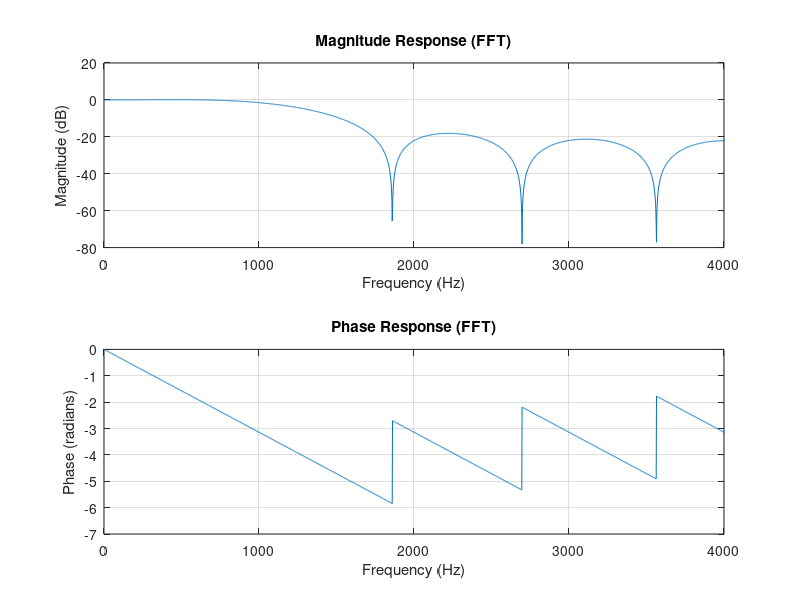

Source code (MATLAB):
%WIMALASOORIYA G.H.N.D.
%2022E039

% ------------------------------
% PART 1: Compute hd[n]
% ------------------------------
fs = 8000;                  % Sampling frequency in Hz
N = 9;                      % Filter length (odd, for symmetry)
M = (N-1)/2;                % Center of symmetry
n = 0:N-1;                  % Sample indices
n_shifted = n - M;          % Centered indices (for symmetry)

% Ideal cutoff frequency: π/3
wc = pi/3;

% Initialize hd[n]
hd = zeros(1, N);

% Compute ideal impulse response
for i = 1:N
    if n_shifted(i) == 0
        hd(i) = wc / pi;    % hd[0] = wc/pi
    else
        hd(i) = sin(wc * n_shifted(i)) / (pi * n_shifted(i));
    end
end

% ------------------------------
% PART 2: Apply Rectangular Window
% ------------------------------
w = ones(1, N);             % Rectangular window
h = hd .* w;                % Apply window to get FIR coefficients

% ------------------------------
% PART 3: Normalize and Plot Using FFT (No freqz)
% ------------------------------
% Normalize for unity gain at DC
h_norm = h / sum(h);

% FFT settings
Nfft = 4096;
H_fft = fft(h_norm, Nfft);
f = (0:Nfft-1) * (fs/Nfft);         % Frequency axis in Hz

% Magnitude and Phase
mag_db = 20 * log10(abs(H_fft));   % Magnitude in dB
phase_rad = unwrap(angle(H_fft));  % Unwrapped phase in radians

% Plot magnitude response
figure;
subplot(2,1,1);
plot(f, mag_db);
xlabel('Frequency (Hz)');
ylabel('Magnitude (dB)');
title('Magnitude Response (FFT)');
grid on;
xlim([0 fs/2]);

% Plot phase response
subplot(2,1,2);
plot(f, phase_rad);
xlabel('Frequency (Hz)');
ylabel('Phase (radians)');
title('Phase Response (FFT)');
grid on;
xlim([0 fs/2]);

% ------------------------------
% Display Filter Coefficients
% ------------------------------
disp('Impulse response hd[n]:');
disp(hd);

disp('Windowed (FIR) coefficients h[n]:');
disp(h);

disp('Normalized FIR coefficients h_norm[n]:');
disp(h_norm);


